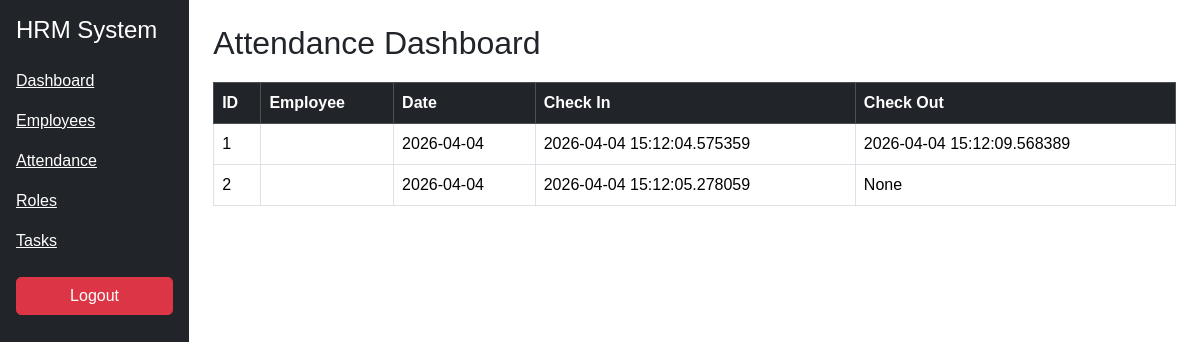
The page /attendance on the database as committed earlier.
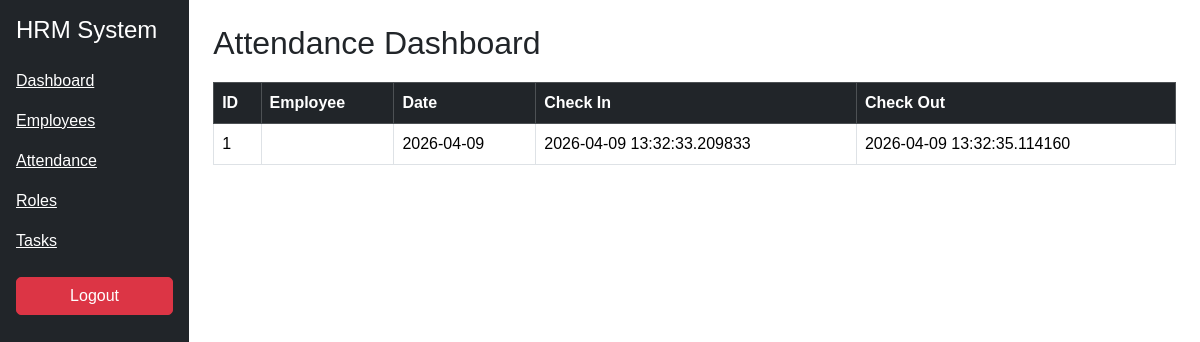
The same page on the database as committed later.
### models.py (models this page shows)
class Attendance(db.Model):
    att_id = db.Column(db.Integer, primary_key=True)
    emp_id = db.Column(db.Integer, db.ForeignKey('employee.emp_id'))
    employee = db.relationship('Employee')
    check_in = db.Column(db.DateTime, default=datetime.utcnow)
    check_out = db.Column(db.DateTime)
    date = db.Column(db.Date, default=datetime.utcnow)

### routes/attendance_routes.py (the view)
@attendance_bp.route('/attendance')
def attendance():
    data = Attendance.query.all()
    return render_template("attendance.html", attendance=data)

### templates/attendance.html
{% extends "base.html" %}
{% block content %}
<h2>Attendance Dashboard</h2>
<table class="table table-bordered">
<thead class="table-dark">
<tr>
<th>ID</th>
<th>Employee</th>
<th>Date</th>
<th>Check In</th>
<th>Check Out</th>
</tr>
</thead>
<tbody>
{% if attendance %}
{% for att in attendance %}
<tr>
<td>{{ att.att_id }}</td>
<td>{{ att.employee.emp_name }}</td>
<td>{{ att.date }}</td>
<td>{{ att.check_in }}</td>
<td>{{ att.check_out }}</td>
</tr>
{% endfor %}
{% else %}
<tr>
<td colspan="5" class="text-center">No records found</td>
</tr>
{% endif %}
</tbody>
</table>
{% endblock %}

Rows that differ between the two databases and show on the page:
removed Attendance: att_id "2", date "2026-04-04", check_in "2026-04-04 15:12:05.278059", check_out "None"
changed Attendance id 1: date "2026-04-04" → "2026-04-09"; check_in "2026-04-04 15:12:04.575359" → "2026-04-09 13:32:33.209833"; check_out "2026-04-04 15:12:09.568389" → "2026-04-09 13:32:35.114160"
